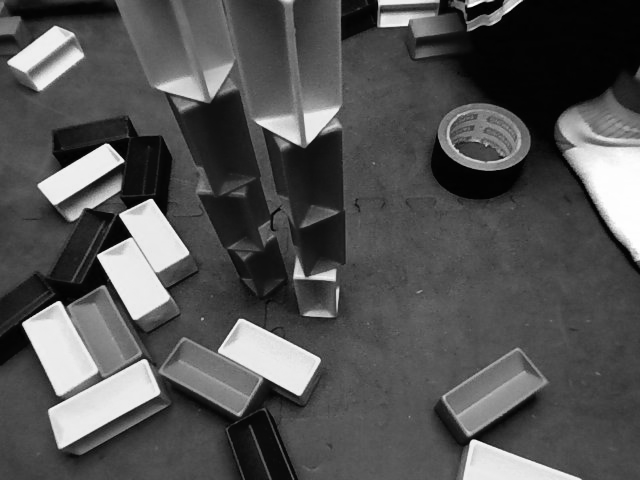
#> input picture AllenRithm/stereoleft.png, 640 x 480 px, found by its file name
$ python stereo.py
#> lines starting #> are read from the running program, lines starting #| are printed output that depends on the picture
import numpy as np
import cv2

left = cv2.imread("AllenRithm/stereoleft.png")
#> left is the input picture: shape (480, 640, 3); min 1, max 255, mean 83.1
right = cv2.imread("AllenRithm/stereoright.png")
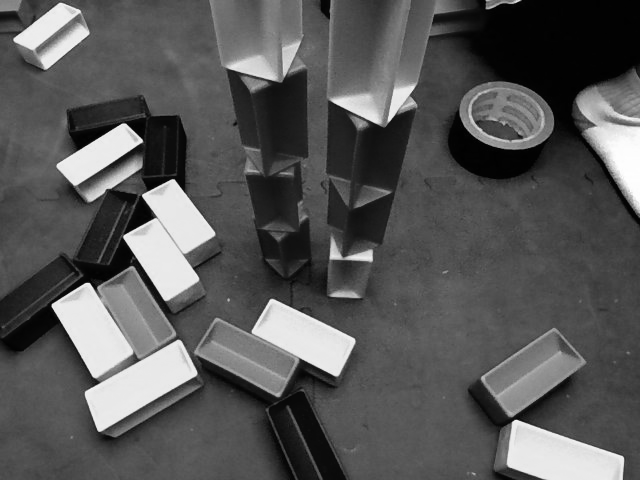
#> input picture AllenRithm/stereoright.png, 640 x 480 px, found by its file name
#> right is the input picture: shape (480, 640, 3); min 1, max 255, mean 87.2
left_window_name = "left"
right_window_name = "right"
disparity_map_window_name = "disparity"
cv2.namedWindow(left_window_name, cv2.WINDOW_NORMAL)
cv2.namedWindow(right_window_name, cv2.WINDOW_NORMAL)
cv2.namedWindow(disparity_map_window_name, cv2.WINDOW_NORMAL)

left_gray = cv2.cvtColor(left, cv2.COLOR_BGR2GRAY).astype(np.uint8)
right_gray = cv2.cvtColor(right, cv2.COLOR_BGR2GRAY).astype(np.uint8)

window_size = 15
min_disp = 0
nDispFactor = 1  # adjust this
num_disp = 16 * nDispFactor - min_disp

stereo = cv2.StereoSGBM.create(
    minDisparity=min_disp,
    numDisparities=num_disp,
    blockSize=window_size,
    P1=8 * 3 * window_size**2,
    P2=1 * 8 * 3 * window_size**2,
    disp12MaxDiff=-1,
    uniquenessRatio=11,
    speckleWindowSize=0,
    speckleRange=1,
    preFilterCap=0,
    mode=cv2.STEREO_SGBM_MODE_HH,
)
disparity = stereo.compute(left_gray, right_gray).astype(np.float32) / 16.0
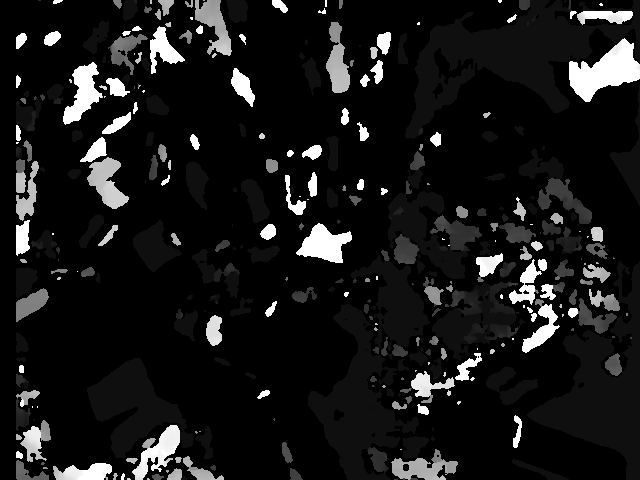
#> disparity: shape (480, 640) float32; min -1, max 15, mean 0.53; drawn with min black and max white
disparity = cv2.normalize(
    disparity, None, alpha=0, beta=255, norm_type=cv2.NORM_MINMAX
).astype(np.uint8)

# disparity = cv2.medianBlur(disparity, 5)

cv2.imshow(left_window_name, left_gray)
cv2.imshow(right_window_name, right_gray)
cv2.imshow(disparity_map_window_name, disparity)

cv2.waitKey(-1)
cv2.destroyAllWindows()
